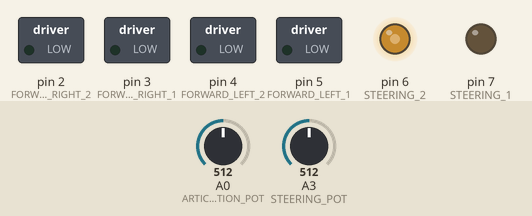
This sketch was run on a simulated Arduino Mega 2560, built with avr-gcc and run on an emulated ATmega2560. On the bench: switched loads named in the sketch (green lamp = pin HIGH), output pins drawn as LEDs (lit = HIGH). The test bench sets the inputs (shaded band); at power-on: A3 (STEERING_POT) = 512, A0 (ARTICULATION_POT) = 512. What the sketch prints to the serial monitor is not drawn.

Above: at 1.2 s.
1.3 s: A3 (STEERING_POT) set to 588
2.8 s: A3 (STEERING_POT) set to 606
At 4.0 s:
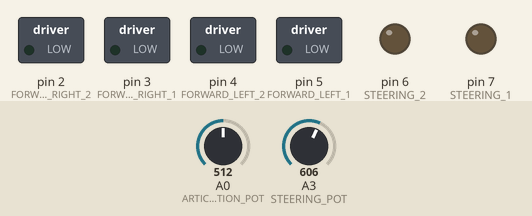
4.3 s: A3 (STEERING_POT) set to 716
At 5.3 s:
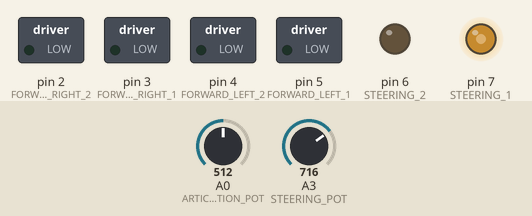
Timing chart, 0 to 7.3 s (numbered marks = the images above; inputs shaded):
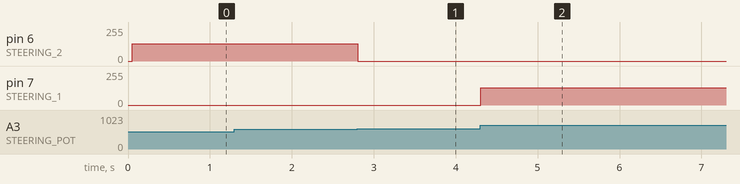

The sketch:

driving.ino
```cpp
#include <Arduino.h>
#include <stdlib.h>

// ---------------- Serial protocol ----------------
// PC -> Arduino : s<steering>l<left_speed>r<right_speed>\n
// Arduino -> PC : a<articulation_adc>\n
// Example      : a512\n
const unsigned int MAX_INPUT = 32;

// ---------------- Pin setting (URP / Arduino Mega) ----------------
const int STEERING_1 = 7;
const int STEERING_2 = 6;
const int FORWARD_RIGHT_1 = 3;
const int FORWARD_RIGHT_2 = 2;
const int FORWARD_LEFT_1 = 5;
const int FORWARD_LEFT_2 = 4;

// A3 is used only inside Arduino to control the towing-vehicle steering motor.
const int STEERING_POT = A3;
// A0 is the articulation joint potentiometer published to ROS 2.
const int ARTICULATION_POT = A0;

// ---------------- Steering calibration ----------------
const int STEERING_SPEED = 128;
const int STEERING_RESISTANCE_MOST_LEFT = 685;
const int STEERING_RESISTANCE_MOST_RIGHT = 545;
const int MAX_STEERING_STEP = 7;

// ---------------- State ----------------
int target_angle = 0;
int steering_resistance = 0;
int measured_steering_step = 0;
int left_speed = 0;
int right_speed = 0;

unsigned long last_command_time = 0;
const unsigned long COMMAND_INTERVAL_MS = 50;

unsigned long last_articulation_publish_time = 0;
const unsigned long ARTICULATION_INTERVAL_MS = 20;

// ---------------- Function declarations ----------------
void steerRight();
void steerLeft();
void maintainSteering();
void setLeftMotorSpeed(int speed);
void setRightMotorSpeed(int speed);
void processIncomingByte(byte in_byte);
void processData(const char *data);
void publishArticulationValue();

void setup() {
  Serial.begin(115200);

  pinMode(STEERING_POT, INPUT);
  pinMode(ARTICULATION_POT, INPUT);
  pinMode(STEERING_1, OUTPUT);
  pinMode(STEERING_2, OUTPUT);
  pinMode(FORWARD_RIGHT_1, OUTPUT);
  pinMode(FORWARD_RIGHT_2, OUTPUT);
  pinMode(FORWARD_LEFT_1, OUTPUT);
  pinMode(FORWARD_LEFT_2, OUTPUT);

  maintainSteering();
  setLeftMotorSpeed(0);
  setRightMotorSpeed(0);
}

void loop() {
  const unsigned long now = millis();

  while (Serial.available() > 0) {
    processIncomingByte((byte)Serial.read());
  }

  // Only the articulation sensor on A0 is transmitted to the PC.
  if (now - last_articulation_publish_time >= ARTICULATION_INTERVAL_MS) {
    publishArticulationValue();
    last_articulation_publish_time = now;
  }

  if (now - last_command_time >= COMMAND_INTERVAL_MS) {
    steering_resistance = analogRead(STEERING_POT);
    measured_steering_step = map(
      steering_resistance,
      STEERING_RESISTANCE_MOST_LEFT,
      STEERING_RESISTANCE_MOST_RIGHT,
      -MAX_STEERING_STEP,
      MAX_STEERING_STEP
    );
    measured_steering_step = constrain(
      measured_steering_step,
      -MAX_STEERING_STEP,
      MAX_STEERING_STEP
    );

    if (measured_steering_step == target_angle) {
      maintainSteering();
    } else if (measured_steering_step > target_angle) {
      steerLeft();
    } else {
      steerRight();
    }

    setLeftMotorSpeed(left_speed);
    setRightMotorSpeed(right_speed);
    last_command_time = now;
  }
}

void publishArticulationValue() {
  const int articulation_value = analogRead(ARTICULATION_POT);
  Serial.print('a');
  Serial.println(articulation_value);
}

void steerRight() {
  analogWrite(STEERING_1, STEERING_SPEED);
  analogWrite(STEERING_2, 0);
}

void steerLeft() {
  analogWrite(STEERING_1, 0);
  analogWrite(STEERING_2, STEERING_SPEED);
}

void maintainSteering() {
  analogWrite(STEERING_1, 0);
  analogWrite(STEERING_2, 0);
}

void setLeftMotorSpeed(int speed) {
  speed = constrain(speed, -255, 255);
  if (speed > 0) {
    analogWrite(FORWARD_LEFT_1, speed);
    analogWrite(FORWARD_LEFT_2, 0);
  } else {
    analogWrite(FORWARD_LEFT_1, 0);
    analogWrite(FORWARD_LEFT_2, -speed);
  }
}

void setRightMotorSpeed(int speed) {
  speed = constrain(speed, -255, 255);
  if (speed > 0) {
    analogWrite(FORWARD_RIGHT_1, speed);
    analogWrite(FORWARD_RIGHT_2, 0);
  } else {
    analogWrite(FORWARD_RIGHT_1, 0);
    analogWrite(FORWARD_RIGHT_2, -speed);
  }
}

void processIncomingByte(byte in_byte) {
  static char input_line[MAX_INPUT];
  static unsigned int input_pos = 0;

  if (in_byte == '\n') {
    input_line[input_pos] = '\0';
    processData(input_line);
    input_pos = 0;
  } else if (in_byte != '\r') {
    if (input_pos < MAX_INPUT - 1) {
      input_line[input_pos++] = (char)in_byte;
    } else {
      // Discard an overlong packet safely.
      input_pos = 0;
    }
  }
}

void processData(const char *data) {
  const char *s_ptr = strchr(data, 's');
  const char *l_ptr = strchr(data, 'l');
  const char *r_ptr = strchr(data, 'r');

  if (s_ptr == NULL || l_ptr == NULL || r_ptr == NULL) {
    return;
  }

  const int new_angle = atoi(s_ptr + 1);
  const int new_left_speed = atoi(l_ptr + 1);
  const int new_right_speed = atoi(r_ptr + 1);

  target_angle = constrain(new_angle, -MAX_STEERING_STEP, MAX_STEERING_STEP);
  left_speed = constrain(new_left_speed, -255, 255);
  right_speed = constrain(new_right_speed, -255, 255);
}
```

Measured:
- the behaviour switches between 605 and 606 on A3 (STEERING_POT) (found by bisection; images 0 and 1)
- after the input at 1.3 s, every drawn part: stays the same
- after the input at 2.8 s, pin 6 (STEERING_2): 128/255 → 0/255 at once
- after the input at 4.3 s, pin 7 (STEERING_1): 0/255 → 128/255 at once
